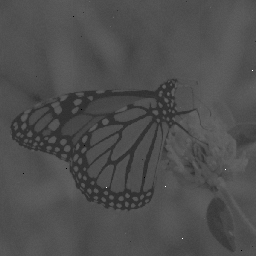
%> input picture DIP-Image-Enhancement/butterfly.png, 256 x 256 px
$ octave butterflyAssignment.m   (GNU Octave 9; MATLAB toolbox functions it lacks are replaced by stand-ins)
%> lines starting %> are read from the running program, lines starting %| are printed output that depends on the picture
img = imread('butterfly.png');
%> img is the input picture: size 256x256x3 uint8; min 0, max 254, mean 77.8
imshow(img);
%to diplay histogram then
imhist(img);
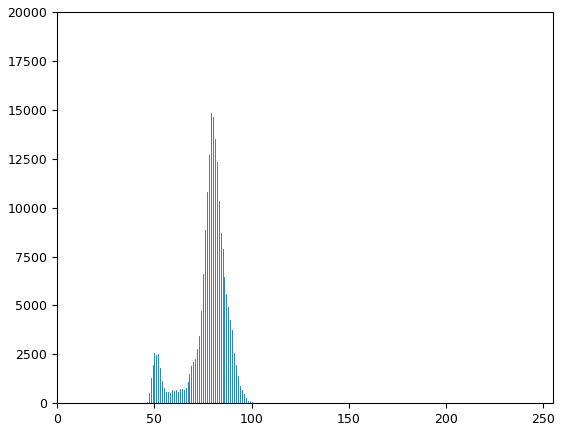
%> figure redrawn from the program's plot data; highest point at x = 79, y = 14859
figure;
imshow(img);
% enhance the image and display its histogram
a = histeq(img);
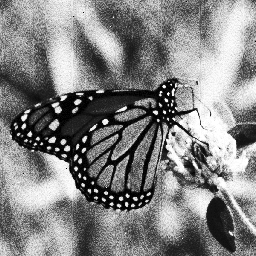
%> a: size 256x256x3 uint8; min 0, max 255, mean 131
imshow(a);
imshow(img);
% to check the histogram of new image
imhist(a);
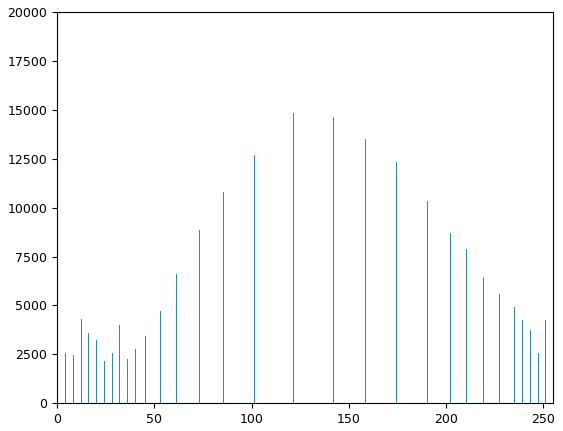
%> figure redrawn from the program's plot data; highest point at x = 121, y = 14859
%to plot both images side by side
subplot(211);
imshow(img);
subplot(212);
imshow(a);
